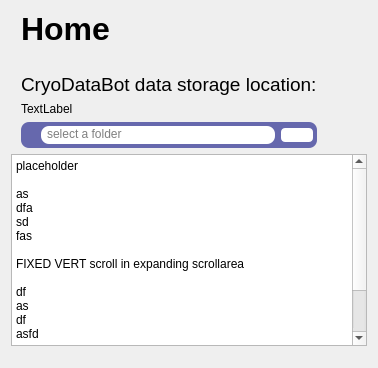
           <widget class="QWidget" name="scrollAreaWidgetContents_5_">
            <property name="geometry">
             <rect>
              <x>0</x>
              <y>0</y>
              <width>372</width>
              <height>368</height>
             </rect>
            </property>
            <layout class="QVBoxLayout" name="verticalLayout_31">
             <item>
              <widget class="QWidget" name="baseLayer_0" native="true">
               <layout class="QVBoxLayout" name="verticalLayout_25">
                <property name="leftMargin">
                 <number>0</number>
                </property>
                <property name="topMargin">
                 <number>0</number>
                </property>
                <property name="rightMargin">
                 <number>0</number>
                </property>
                <property name="bottomMargin">
                 <number>0</number>
                </property>
                <item>
                 <widget class="QWidget" name="main_save_path_container_2" native="true">
                  <layout class="QVBoxLayout" name="verticalLayout_24">
                   <property name="leftMargin">
                    <number>10</number>
                   </property>
                   <property name="topMargin">
                    <number>0</number>
                   </property>
                   <property name="rightMargin">
                    <number>50</number>
                   </property>
                   <property name="bottomMargin">
                    <number>0</number>
                   </property>
                   <item>
                    <widget class="QLabel" name="label_20">
                     <property name="font">
                      <font>
                       <pointsize>24</pointsize>
                       <weight>75</weight>
                       <bold>true</bold>
                      </font>
                     </property>
                     <property name="text">
                      <string>Home</string>
                     </property>
                    </widget>
                   </item>
                   <item>
                    <spacer name="verticalSpacer_13">
                     <property name="orientation">
                      <enum>Qt::Vertical</enum>
                     </property>
                     <property name="sizeType">
                      <enum>QSizePolicy::Fixed</enum>
                     </property>
                     <property name="sizeHint" stdset="0">
                      <size>
                       <width>20</width>
                       <height>20</height>
                      </size>
                     </property>
                    </spacer>
                   </item>
                   <item>
                    <widget class="QLabel" name="label_17">
                     <property name="font">
                      <font>
                       <pointsize>14</pointsize>
                      </font>
                     </property>
                     <property name="text">
                      <string>CryoDataBot data storage location:</string>
                     </property>
                    </widget>
                   </item>
                   <item>
                    <widget class="QLabel" name="label_18">
                     <property name="text">
                      <string>TextLabel</string>
                     </property>
                    </widget>
                   </item>
                   <item>
                    <widget class="QGroupBox" name="path_container">
                     <property name="styleSheet">
                      <string notr="true">border: 0px;
border-radius: 8px;
background-color: #d5d7ff;
background-color: #6668ad;</string>
                     </property>
                     <property name="title">
                      <string/>
                     </property>
                     <layout class="QHBoxLayout" name="horizontalLayout_41">
                      <property name="leftMargin">
                       <number>20</number>
                      </property>
                      <property name="topMargin">
                       <number>4</number>
                      </property>
                      <property name="rightMargin">
                       <number>4</number>
                      </property>
                      <property name="bottomMargin">
                       <number>4</number>
                      </property>
                      <item>
                       <widget class="QLineEdit" name="main_save_path_lineedit">
                        <property name="enabled">
                         <bool>false</bool>
                        </property>
                        <property name="minimumSize">
                         <size>
                          <width>200</width>
                          <height>0</height>
                         </size>
                        </property>
                        <property name="toolTip">
                         <string>&lt;html&gt;&lt;head/&gt;&lt;body&gt;&lt;p&gt;&lt;span style=&quot; font-family:'Segoe UI'; font-size:9pt; color:#000000;&quot;&gt;Valid query format: &lt;/span&gt;&lt;span style=&quot; font-family:'Segoe UI'; font-size:9pt; font-weight:600; color:#000000;&quot;&gt;sample&lt;/span&gt;&lt;span style=&quot; font-family:'Segoe UI'; font-size:9pt; font-weight:600; color:#ff6969;&quot;&gt;*&lt;/span&gt;&lt;span style=&quot; font-family:'Segoe UI'; font-size:9pt; font-weight:600; color:#000000;&quot;&gt;,&lt;/span&gt;&lt;span style=&quot; font-family:'Segoe UI'; font-size:9pt; color:#000000;&quot;&gt; keyword1, keyword2, ... &lt;br/&gt;&lt;/span&gt;&lt;span style=&quot; font-family:'Segoe UI'; font-size:6pt; font-weight:600; color:#ff6969;&quot;&gt;*required&lt;/span&gt;&lt;/p&gt;&lt;p&gt;&lt;span style=&quot; font-family:'Segoe UI'; font-size:9pt; color:#000000;&quot;&gt;Available keywords shown in dropdown. Keywords are connected by boolean operators (AND, OR, NOT). Default is AND.&lt;br/&gt;&lt;br/&gt;ex. &lt;/span&gt;&lt;span style=&quot; font-family:'Segoe UI'; font-size:9pt; color:#00007f;&quot;&gt;spliceosome AND resolution:[2 TO 4]&lt;br/&gt;&lt;/span&gt;&lt;span style=&quot; font-family:'Segoe UI'; font-size:9pt; color:#000000;&quot;&gt;ex. &lt;/span&gt;&lt;span style=&quot; font-family:'Segoe UI'; font-size:9pt; color:#00007f;&quot;&gt;(spliceosome OR ribonucleoprotein) AND NOT human AND xref_UNIPROTKB:[* TO *]&lt;/span&gt;&lt;/p&gt;&lt;/body&gt;&lt;/html&gt;</string>
                        </property>
                        <property name="styleSheet">
                         <string notr="true">background-color: white;
padding-left: 4px;
padding-bottom: 2px;</string>
                        </property>
                        <property name="text">
                         <string/>
                        </property>
                        <property name="dragEnabled">
                         <bool>false</bool>
                        </property>
                        <property name="placeholderText">
                         <string>select a folder</string>
                        </property>
                        <property name="clearButtonEnabled">
                         <bool>false</bool>
                        </property>
                       </widget>
                      </item>
                      <item>
                       <widget class="QPushButton" name="main_save_path_btn">
                        <property name="cursor">
                         <cursorShape>PointingHandCursor</cursorShape>
                        </property>
                        <property name="styleSheet">
                         <string notr="true">background-color: white;
border-radius: 4;</string>
                        </property>
                        <property name="text">
                         <string/>
                        </property>
                        <property name="icon">
                         <iconset>
                          <normaloff>:/icons/browsefilesicon_zoomed.png</normaloff>:/icons/browsefilesicon_zoomed.png</iconset>
                        </property>
                       </widget>
                      </item>
                     </layout>
                    </widget>
                   </item>
                  </layout>
                 </widget>
                </item>
               </layout>
              </widget>
             </item>
             <item>
              <widget class="QPlainTextEdit" name="plainTextEdit_2">
               <property name="sizePolicy">
                <sizepolicy hsizetype="Expanding" vsizetype="Fixed">
                 <horstretch>0</horstretch>
                 <verstretch>0</verstretch>
                </sizepolicy>
               </property>
               <property name="plainText">
                <string>placeholder

as
dfa
sd
fas

FIXED VERT scroll in expanding scrollarea

df
as
df
asfd


filling space</string>
               </property>
              </widget>
             </item>
             <item>
              <spacer name="verticalSpacer_12">
               <property name="orientation">
                <enum>Qt::Vertical</enum>
               </property>
               <property name="sizeHint" stdset="0">
                <size>
                 <width>20</width>
                 <height>677</height>
                </size>
               </property>
              </spacer>
             </item>
            </layout>
           </widget>
